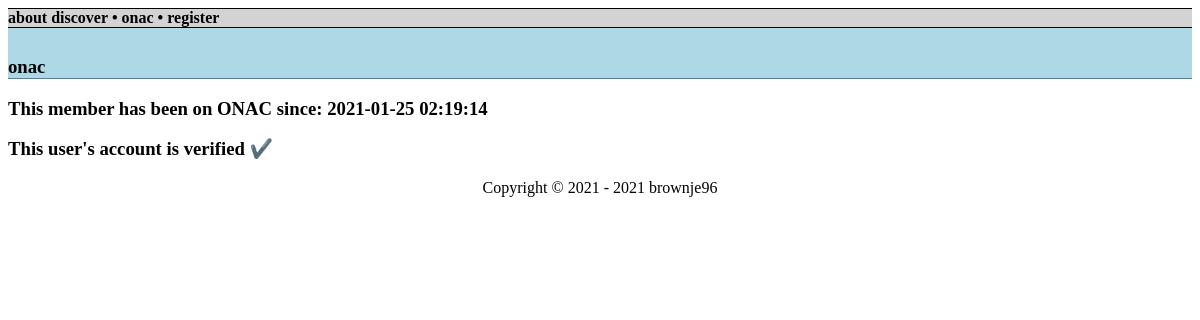
Screenshot of /web/root/profile.php?name=onac with the database file from the repository.
### tables this page shows
CREATE TABLE `user` (
  `userID` int(11) NOT NULL AUTO_INCREMENT,
  `username` varchar(25) NOT NULL,
  `passHash` text NOT NULL,
  `shadowed` bit(1) NOT NULL DEFAULT b'0',
  `banned` bit(1) NOT NULL DEFAULT b'0',
  `email` text DEFAULT NULL,
  `verified` bit(1) NOT NULL DEFAULT b'0',
  `creationTime` timestamp NOT NULL DEFAULT current_timestamp(),
  PRIMARY KEY (`userID`),
  UNIQUE KEY `user_UN` (`username`)
);

### web/root/profile.php (the view, shortened to what this page needs)
<?php
 require 'config.php';
 $profile = $_GET["name"];
 $query = sprintf("SELECT creationTime, verified FROM user WHERE username='%s'", $profile);
 $conn = new mysqli($servername, $username, $password, $dbname);
?>
<!DOCTYPE html>
<HTML>
 <HEAD>
  <link href="data/style/main.css" rel="stylesheet">
 </HEAD>
 <BODY>
 <?php include "data/inc/navbar.inc"; ?>
 <div class="headbar">
  <h3>
   <?php
    if(empty($profile)) echo "Unknown Account...";
    else echo $profile;
   ?>
  </h3>
 </div>
<?php
 $result = $conn->query($query);
 if($result->num_rows > 0) {
  while($row = $result->fetch_assoc()) {
   echo "<h3>This member has been on ONAC since: " . $row["creationTime"] . "</h3>";
   $isVerified = $row["verified"] == 1? true : false;
   if($isVerified)	 	echo "<h3>This user's account is verified &#10004;&#65039;</h3>";
   else 			echo "<h3>This user's account is unverified &#10067; (boo...hiss...)</h3>";
  }
 } else {
  echo "<h1>There is no user with that name...</h1>";
 }
?>
<?php include 'data/inc/footer.inc'; ?>

### web/root/data/style/main.css (style rules this page uses)
.headbar { background-color: lightblue; height: 50px; width: 100%; display: inline-block; padding: 0px; border-style: none none solid none; border-color: steelblue; border-width: 1px; }
.headbar h3 { line-height: 40px; vertical-align: bottom; }

### rows the page displays
user: creationTime "2021-01-25 02:19:14", verified "This user's account is verified ✔️"

### other values shown
$profile "onac"
